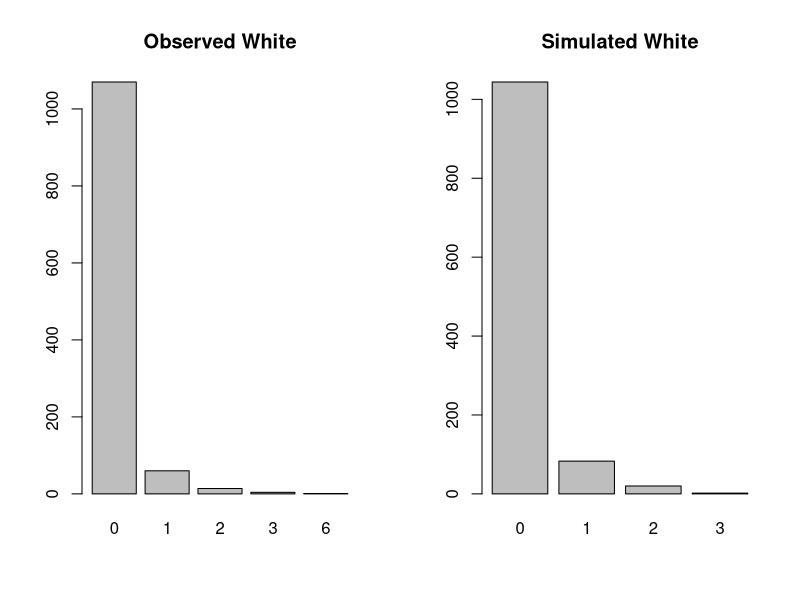
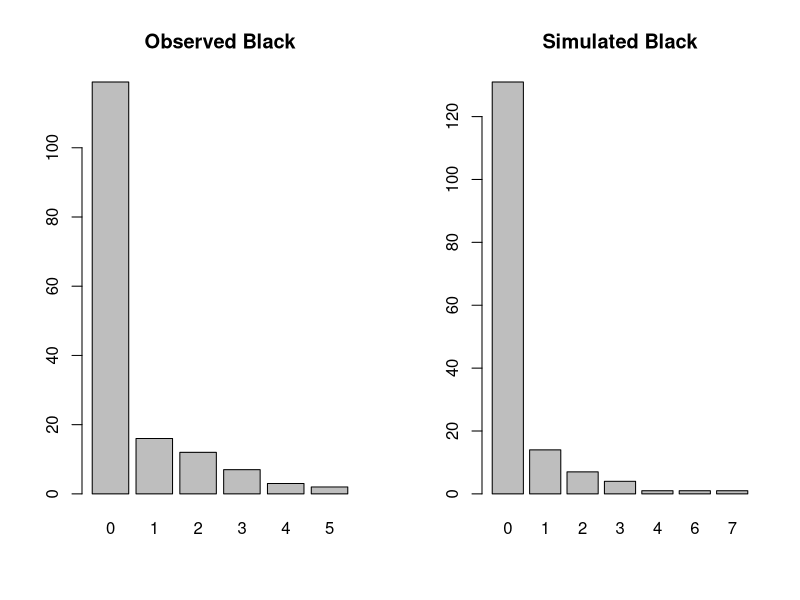
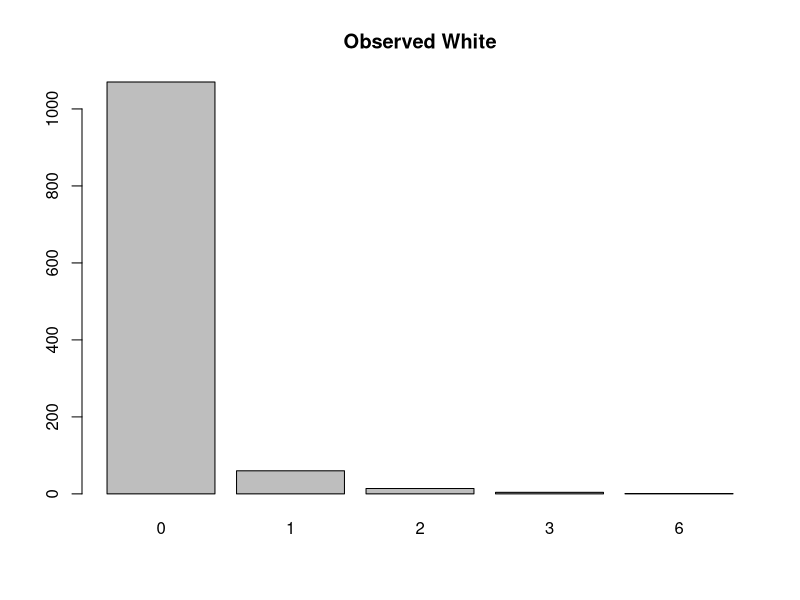
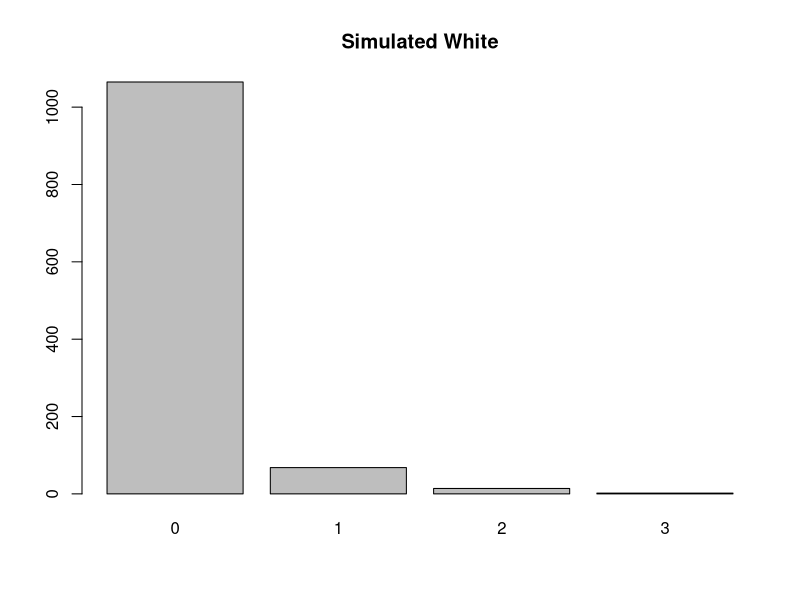
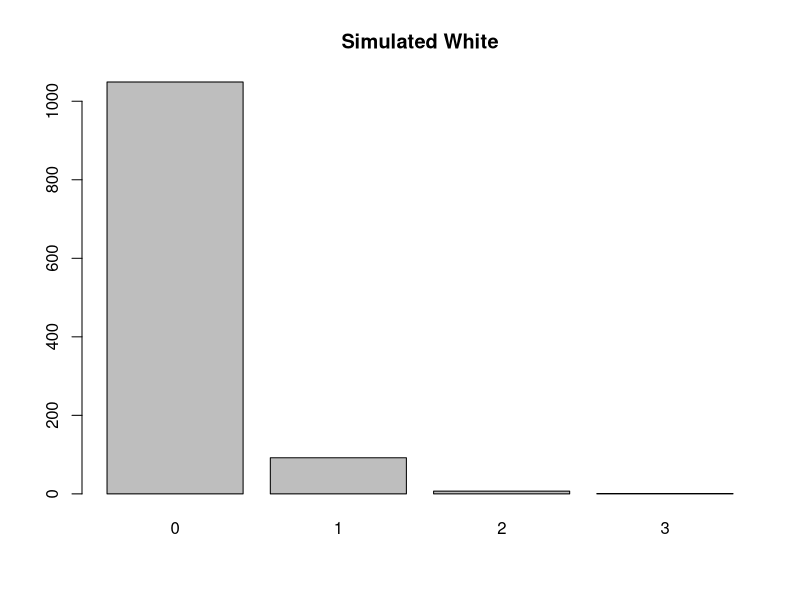

Generate these figures, in order, with R:

# Exploring the negative binomial distribution
# Example: Does race help explain how many homicide victims a person knows? 

black <- c(119,16,12,7,3,2,0)
white <- c(1070,60,14,4,0,0,1)
resp <- c(rep(0:6,times=black), rep(0:6,times=white))
race <- factor(c(rep("black", sum(black)), rep("white", sum(white))),
                levels = c("white","black"))
victim <- data.frame(resp, race)

table(race) # Most respondents are white
race

with(victim, tapply(resp, race, mean)) # Blacks have a higher mean count than whites
with(victim, tapply(resp, race, var)) # For each race the sample variance is roughly double the mean. It appears we have overdispersion.

table(resp, race)
pGLM <- glm(resp ~ race, data=victim, family = poisson)
summary(pGLM) # Race is very significant. It appears blacks are much more likely to know someone who was a victim of a homicide

exp(coef(pGLM)[2]) # If we exponentiate the coefficient we get a ratio of sample means
# same thing
mean(victim$resp[victim$race=="black"])/mean(victim$resp[victim$race=="white"])

#In fact if we make a prediction with this model and exponentiate the results, we get the sample means
exp(predict(pGLM, newdata = data.frame(race=c("white","black"))))

#This says the count of known victims for whites is distributed as a Poisson with mean and variance equal to 0.09, 
# while the count of known victims for blacks is distributed as a Poisson with mean and variance equal to 0.52. 
# We already know from our exploratory analysis that the observed variances were much larger, so we shouldn’t be too pleased with the model’s estimated variances.
# If we examine the fitted counts, we’ll see even more evidence for the lack of fit

# fitted counts for Poisson GLM:
fmeans <- exp(predict(pGLM, newdata = data.frame(race = c("white","black"))))
fmeans

# To see difference observed and fitted:
# We generate fitted counts by using the dpois function along with the estimated means to predict the probability of getting 0 through 6. 
# We then multiplied those probabilities by the number of respondents to obtain fitted counts
fittedW <- dpois(0:6,lambda = fmeans[1]) * sum(victim$race=="white") 
fittedB <- dpois(0:6,lambda = fmeans[2]) * sum(victim$race=="black") 
data.frame(Response=0:6,BlackObs=black, BlackFit=round(fittedB,1), 
                                WhiteObs=white, WhiteFit=round(fittedW,1))

#Two of the more dramatic things to note is that we’re underfitting the 0 counts and overfitting the 1 counts.

# Now let’s try fitting a negative binomial model. We noticed the variability of the counts were larger for both races. 
# It would appear that the negative binomial distribution would better approximate the distribution of the counts.

library(MASS)
nbGLM <- glm.nb(resp ~ race, data=victim)
summary(nbGLM)

# First notice the coefficients are the same as before. Once again we can exponentiate the race coefficient to get a ratio of sample 
# means and make predictions to get the original sample means.

# fitted counts for Negative Binomial GLM:
fmeans <- exp(predict(pGLM, newdata = data.frame(race = c("white","black"))))
fmeans # same as pGLM

 # But notice the standard error for the race coefficient is larger, indicating more uncertainty in our estimate (0.24 versus 0.15). 
# This makes sense given the observed variability in our counts. Also notice the estimate of Theta. That is our dispersion parameter

nbGLM$theta

# And we can use it to get estimated variances for the counts:

fmeans + fmeans^2 * (1/nbGLM$theta)
with(victim, tapply(resp, race, var))

# Data simulation to understand the negative binomial distribution
library(magrittr)

library(magrittr) # for %>% operator
op <- par(mfrow=c(1,2))
set.seed(1)

victim$resp %>% `[`(victim$race=="white") %>% 
  table() %>% barplot(main = "Observed White")
rnbinom(n = 1149, size = nbGLM$theta, mu = exp(coef(nbGLM)[1])) %>% 
  table() %>%  barplot(main = "Simulated White")

victim$resp %>% `[`(victim$race=="black") %>% 
  table() %>% barplot(main = "Observed Black")
rnbinom(n = 159, size = nbGLM$theta, mu = exp(sum(coef(nbGLM)))) %>% 
  table() %>%  barplot(main = "Simulated Black")
par(op)

#The negative binomial distribution of the counts depends, or is conditioned on, race. 
# Each race has a different mean but a common dispersion parameter.

# Experiment with dispersion parameter in white observations:
victim$resp %>% `[`(victim$race=="white") %>% 
  table() %>% barplot(main = "Observed White")
rnbinom(n = 1149, size = nbGLM$theta, mu = exp(coef(nbGLM)[1])) %>% 
  table() %>%  barplot(main = "Simulated White")
rnbinom(n = 1149, size = 5, mu = exp(coef(nbGLM)[1])) %>% 
  table() %>%  barplot(main = "Simulated White")

# POISSON-GAMMA MIXTURE DISTRIBUTION (ANOTHER WAY TO WRITE NEGATIVE BINOMIAL)

# Treat lambda as a random variable: It has to be positive, so a good candidate is the gamma distribution
# The gamma distribution has the parameters shape (k) and scale (theta): lamda ~ gamma (k,theta)

gamma_theta <- 0.5 # Scale
gamma_k <- 0.85 # Shape

mean(rgamma(1000, scale = gamma_theta,
            shape = gamma_k))

set.seed(1024)
# simulate the parameter for the Poisson distribution,
# which are then also used for the color scale
alpha_values <- rgamma(10000, 
                       scale = gamma_theta,
                       shape = gamma_k)
random_poissons <- rpois(10000, alpha_values)
